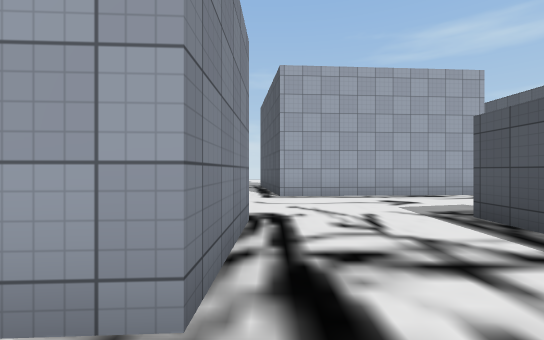
View 1 (above)

24 first-person views from a walk through a 3-D level made in the Unity game engine. The camera is 1.4 m above the floor, looks level and sees 90° across. The floor is counted in squares, 2 m on a side. Each view is taken from the middle of a square. On the plan, view 1 faces up. The plan holds only what a view shows up to about 9 squares ahead; the rest is blank. The place goes on beyond the plan. Some surface patterns are stand-ins.

View 2
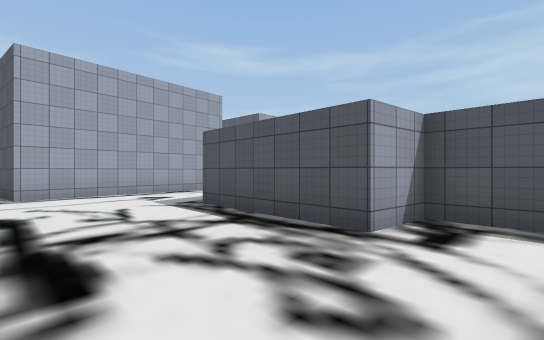

View 3
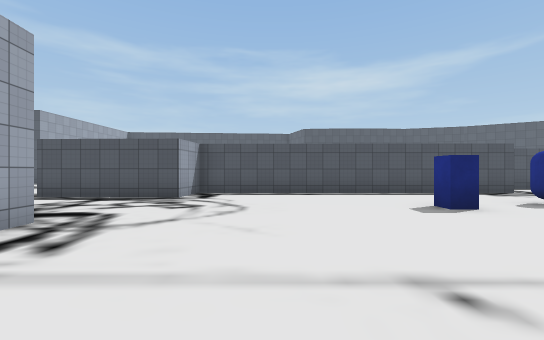

View 4
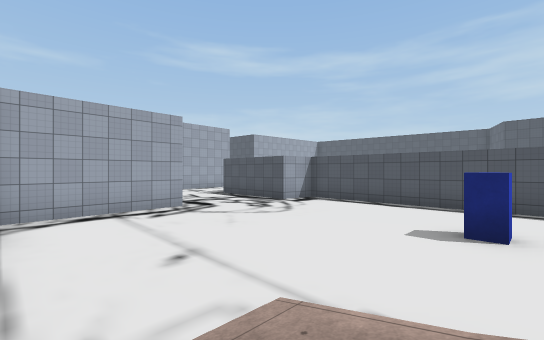

View 5
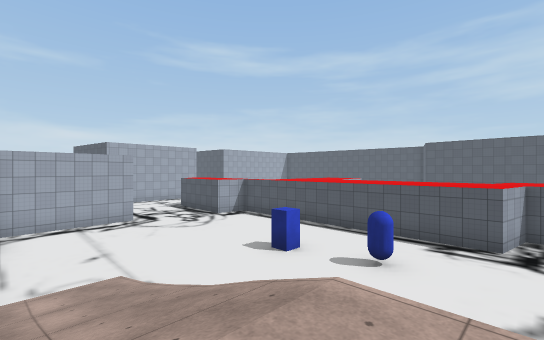

View 6
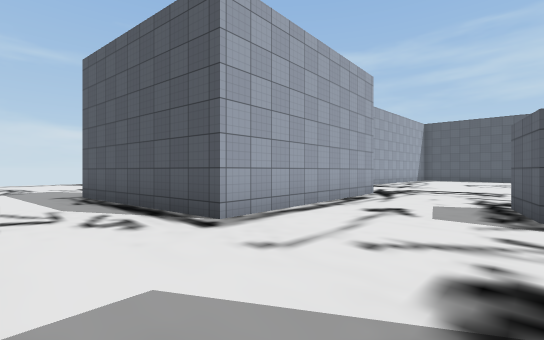

View 7
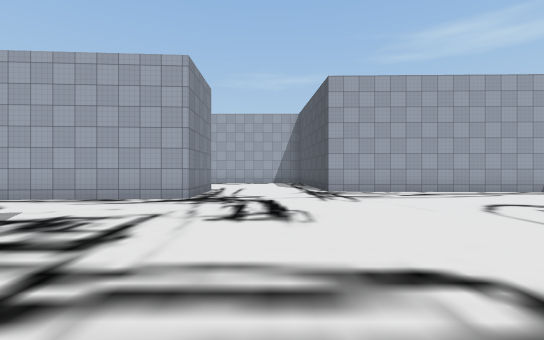

View 8
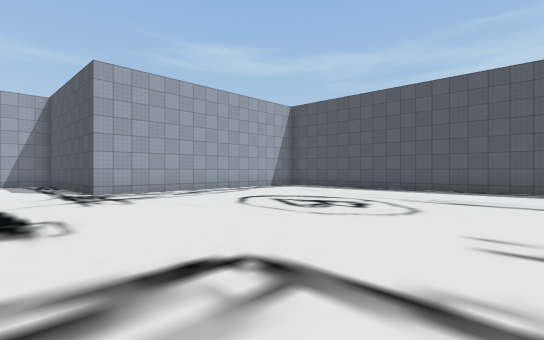

View 9
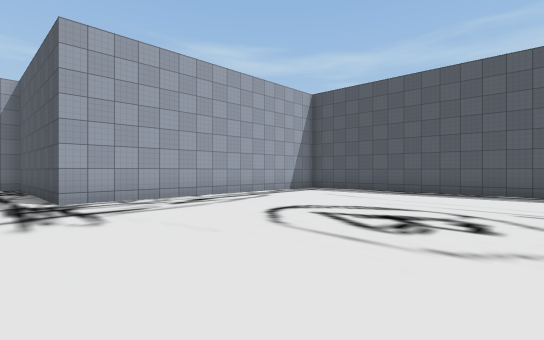

View 10
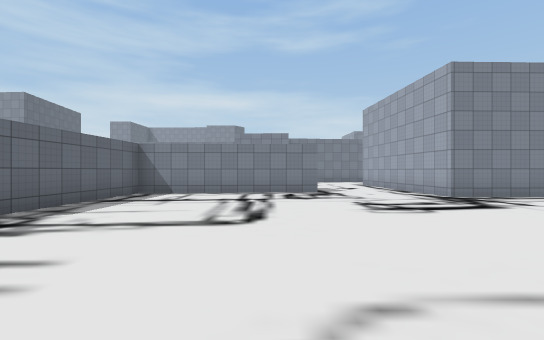

View 11
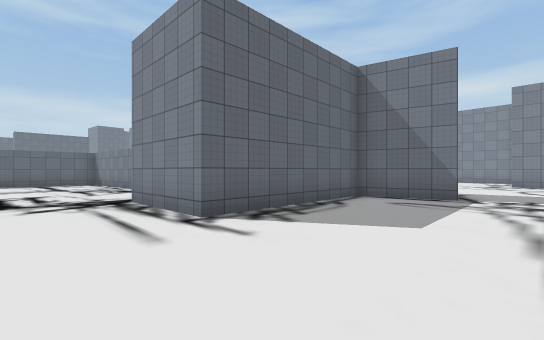

View 12
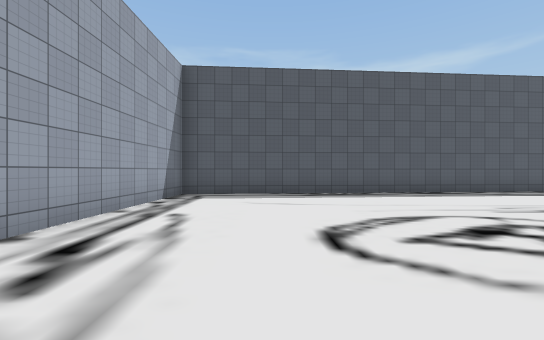

View 13
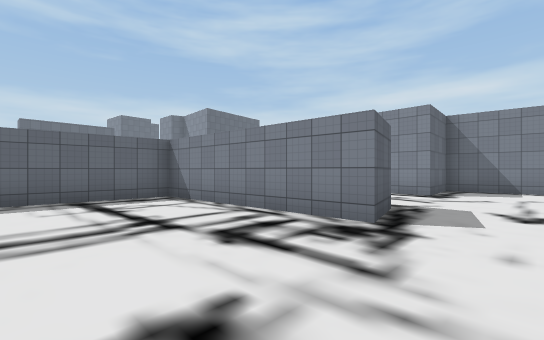

View 14
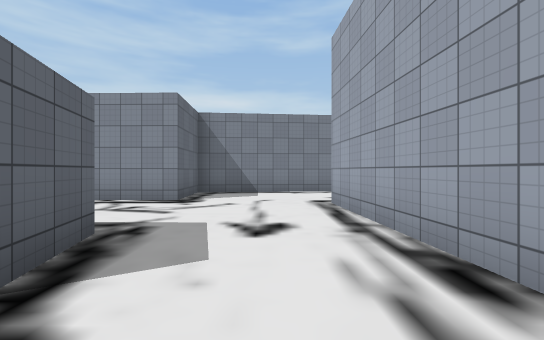

View 15
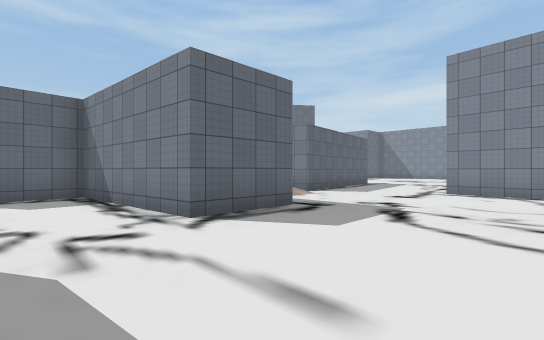

View 16
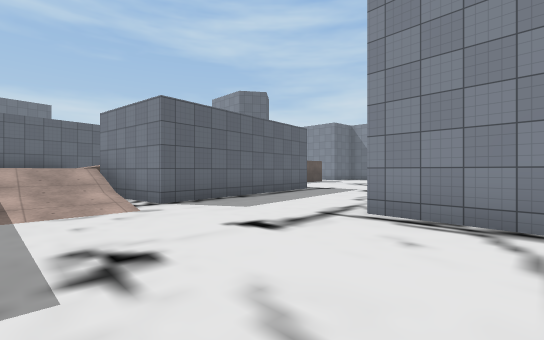

View 17
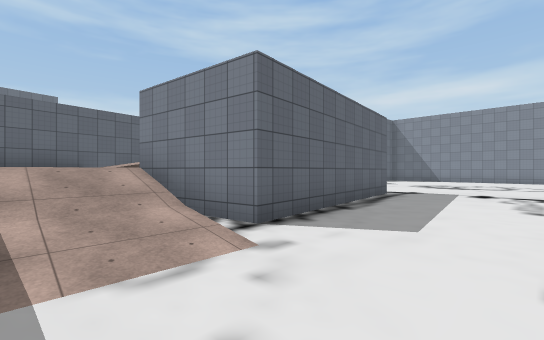

View 18
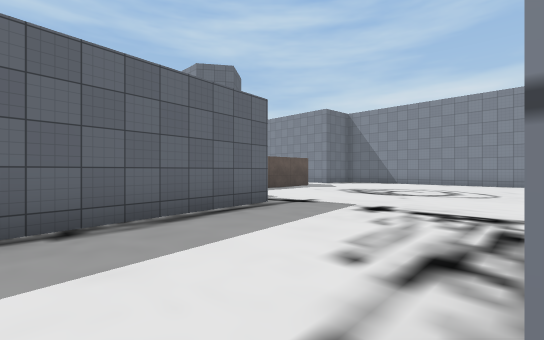

View 19
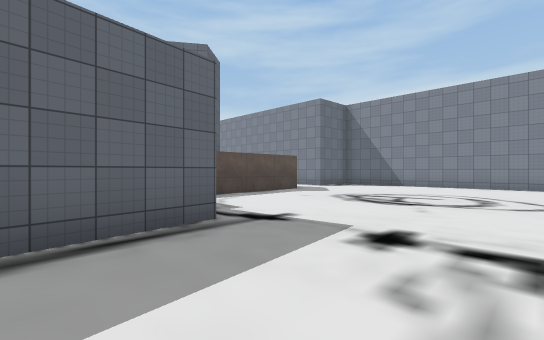

View 20
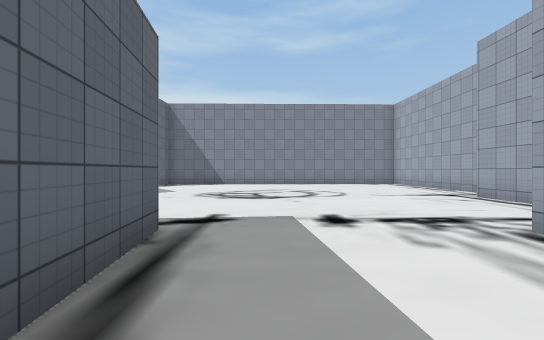

View 21
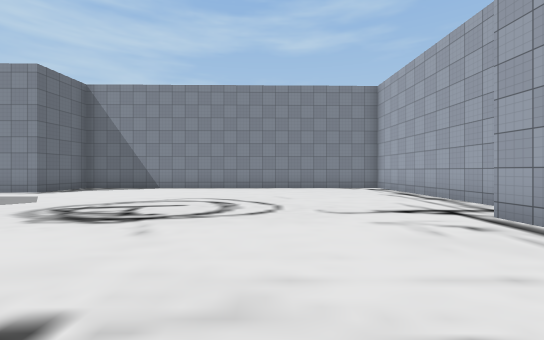

View 22
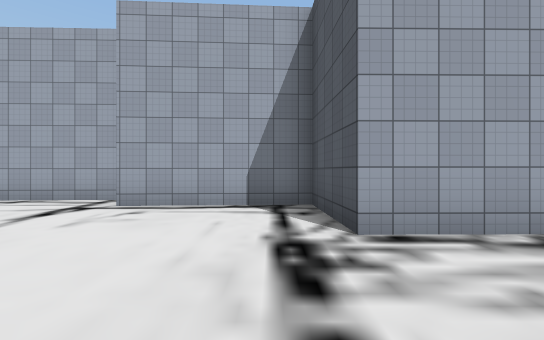

View 23
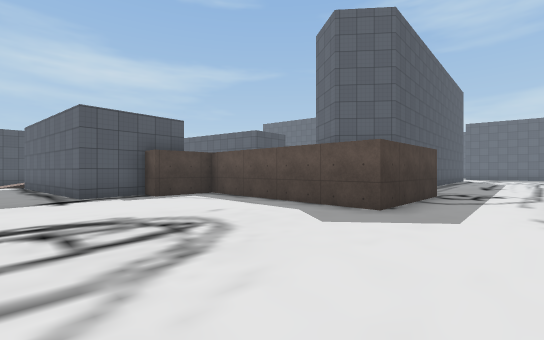

View 24
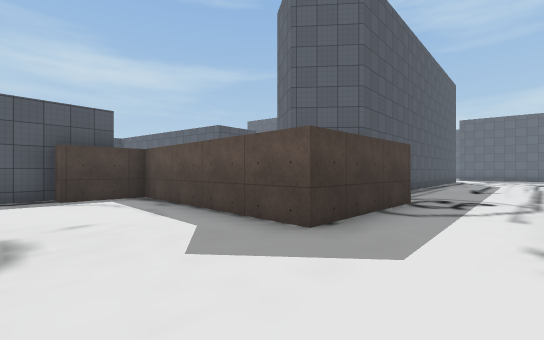

### Floor plan
Key: @ floor where view 1 was taken; # wall or solid block; . main floor; : floor 1.5 m higher than the main floor; + floor 2.5 m higher than the main floor; / step, stairs or slope; ^ raised ledge; v drop or lower ground; B blue block; C blue capsule.
Columns run from 23 left of view 1 to 19 right of it. Each row starts with its distance up from view 1.
 14 ######             ..............#
 13 .....#####         ..............#
 12 .........#  ##.........#.........#
 11 .........#  #..........##........#
 10 .........####..........#######...#########
  9 .......................#######...........#
  8 ..................###..#######...........##
  7 ..................  #.....................#
  6 ...........####.//  #.....................#
  5 .........###  #.//  #.....................#
  4 .........#    ##:/  #.....##..............#
  3 .........#     #    ###...##..............#
  2 ...++++++      /     ##...##..............#
  1 #..+           /   ###....##..............#
  0  ..+          v#   ....@...##.....      ..#
 -1  ..#/##       ^##  .........##...        .#
 -2  ...               .........#####         #
 -3  ...               .........#
 -4  ....              .........#
 -5  ....              //...B...#
 -6  ...               //.......#
 -7  ..                //.......#
 -8                    //. ..C..#
 -9                     /. .....##
-10                    ++. ......#

Positions as (right, up) in squares from view 1, and headings:
1: (0, 0), facing up
2: (0, -1), facing up-right
3: (-4, -2), facing right
4: (-4, -6), facing up-right
5: (-4, -10), facing up-right
6: (-2, 4), facing up-right
7: (8, 1), facing up
8: (8, 1), facing up-right
9: (9, 3), facing up-right
10: (13, 3), facing left
11: (8, 14), facing down-left
12: (10, 7), facing right
13: (8, 6), facing down-left
14: (6, 6), facing left
15: (-1, 12), facing down-left
16: (-6, 12), facing down-left
17: (-6, 9), facing down-left
18: (-10, 10), facing down-left
19: (-12, 9), facing down-left
20: (-11, 7), facing left
21: (-14, 9), facing left
22: (-15, 7), facing up
23: (-22, 7), facing down-right
24: (-22, 5), facing down-right
